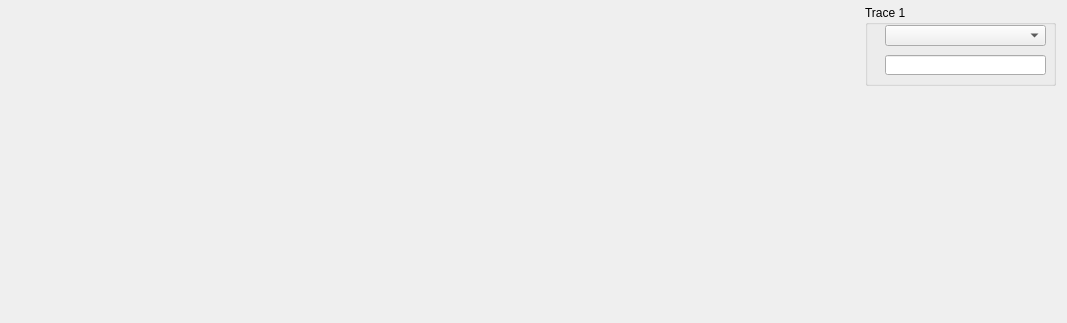
<?xml version="1.0" encoding="UTF-8"?>
<ui version="4.0">
 <class>Form</class>
 <widget class="QWidget" name="Form">
  <property name="geometry">
   <rect>
    <x>0</x>
    <y>0</y>
    <width>1067</width>
    <height>323</height>
   </rect>
  </property>
  <property name="windowTitle">
   <string>Form</string>
  </property>
  <widget class="caCartesianPlot" name="cacartesianplot">
   <property name="geometry">
    <rect>
     <x>5</x>
     <y>5</y>
     <width>851</width>
     <height>311</height>
    </rect>
   </property>
   <property name="TitleX">
    <string notr="true">frequency / Hz</string>
   </property>
   <property name="TitleY">
    <string notr="true">power /dB</string>
   </property>
   <property name="channels_1" stdset="0">
    <string>$(SYS):T1_FREQ;$(SYS):T1_AMP</string>
   </property>
   <property name="Style_1">
    <enum>caCartesianPlot::ThinLines</enum>
   </property>
   <property name="channels_2" stdset="0">
    <string/>
   </property>
   <property name="Style_2">
    <enum>caCartesianPlot::ThinLines</enum>
   </property>
   <property name="channels_3" stdset="0">
    <string/>
   </property>
   <property name="Style_3">
    <enum>caCartesianPlot::ThinLines</enum>
   </property>
   <property name="color_3">
    <color>
     <red>0</red>
     <green>255</green>
     <blue>255</blue>
    </color>
   </property>
   <property name="channels_4" stdset="0">
    <string>$(SYS):M1_FREQ;$(SYS):M1_AMP</string>
   </property>
   <property name="Style_4">
    <enum>caCartesianPlot::Dots</enum>
   </property>
   <property name="symbol_4">
    <enum>caCartesianPlot::Ellipse</enum>
   </property>
   <property name="color_4">
    <color>
     <red>255</red>
     <green>255</green>
     <blue>255</blue>
    </color>
   </property>
   <property name="channels_5" stdset="0">
    <string>$(SYS):M2_FREQ;$(SYS):M2_AMP</string>
   </property>
   <property name="Style_5">
    <enum>caCartesianPlot::NoCurve</enum>
   </property>
   <property name="symbol_5">
    <enum>caCartesianPlot::Triangle</enum>
   </property>
   <property name="color_5">
    <color>
     <red>255</red>
     <green>255</green>
     <blue>255</blue>
    </color>
   </property>
   <property name="channels_6" stdset="0">
    <string>$(SYS):M3_FREQ;$(SYS):M3_AMP</string>
   </property>
   <property name="Style_6">
    <enum>caCartesianPlot::Dots</enum>
   </property>
   <property name="symbol_6">
    <enum>caCartesianPlot::XCross</enum>
   </property>
   <property name="color_6">
    <color>
     <red>255</red>
     <green>255</green>
     <blue>255</blue>
    </color>
   </property>
   <property name="countNumOrChannel" stdset="0">
    <string notr="true"/>
   </property>
   <property name="triggerChannel" stdset="0">
    <string notr="true"/>
   </property>
   <property name="eraseChannel" stdset="0">
    <string notr="true">$(SYS):GUI_CLEAR_</string>
   </property>
   <property name="eraseMode">
    <enum>caCartesianPlot::ifnotzero</enum>
   </property>
   <property name="foreground">
    <color>
     <red>0</red>
     <green>0</green>
     <blue>0</blue>
    </color>
   </property>
   <property name="background">
    <color>
     <red>0</red>
     <green>0</green>
     <blue>0</blue>
    </color>
   </property>
   <property name="scaleColor">
    <color>
     <red>255</red>
     <green>255</green>
     <blue>255</blue>
    </color>
   </property>
   <property name="gridColor">
    <color>
     <red>178</red>
     <green>178</green>
     <blue>178</blue>
    </color>
   </property>
   <property name="XaxisScaling" stdset="0">
    <enum>caCartesianPlot::Auto</enum>
   </property>
   <property name="YaxisScaling" stdset="0">
    <enum>caCartesianPlot::Auto</enum>
   </property>
   <property name="XaxisEnabled">
    <bool>true</bool>
   </property>
   <property name="YaxisEnabled">
    <bool>true</bool>
   </property>
  </widget>
  <widget class="QGroupBox" name="groupBox_3">
   <property name="geometry">
    <rect>
     <x>865</x>
     <y>5</y>
     <width>191</width>
     <height>81</height>
    </rect>
   </property>
   <property name="title">
    <string>Trace 1</string>
   </property>
   <widget class="caMenu" name="camenu">
    <property name="geometry">
     <rect>
      <x>20</x>
      <y>20</y>
      <width>161</width>
      <height>21</height>
     </rect>
    </property>
    <property name="channel" stdset="0">
     <string notr="true">$(SYS):T1_MODE_SP</string>
    </property>
   </widget>
   <widget class="caGraphics" name="cagraphics_2">
    <property name="geometry">
     <rect>
      <x>0</x>
      <y>20</y>
      <width>10</width>
      <height>61</height>
     </rect>
    </property>
    <property name="foreground">
     <color>
      <red>255</red>
      <green>255</green>
      <blue>0</blue>
     </color>
    </property>
    <property name="fillstyle" stdset="0">
     <enum>caGraphics::Filled</enum>
    </property>
    <property name="lineSize">
     <number>1</number>
    </property>
    <property name="visibility">
     <enum>caGraphics::StaticV</enum>
    </property>
    <property name="visibilityCalc">
     <string notr="true"/>
    </property>
    <property name="channel" stdset="0">
     <string notr="true"/>
    </property>
   </widget>
   <widget class="caLineEdit" name="calineedit_2">
    <property name="geometry">
     <rect>
      <x>20</x>
      <y>50</y>
      <width>161</width>
      <height>20</height>
     </rect>
    </property>
    <property name="channel" stdset="0">
     <string notr="true">$(SYS):T1_MODE</string>
    </property>
    <property name="unitsEnabled">
     <bool>false</bool>
    </property>
   </widget>
  </widget>
 </widget>
 <customwidgets>
  <customwidget>
   <class>caMenu</class>
   <extends>QComboBox</extends>
   <header>caMenu</header>
  </customwidget>
  <customwidget>
   <class>caGraphics</class>
   <extends>QWidget</extends>
   <header>caGraphics</header>
  </customwidget>
  <customwidget>
   <class>caLineEdit</class>
   <extends>QLineEdit</extends>
   <header>caLineEdit</header>
  </customwidget>
  <customwidget>
   <class>caCartesianPlot</class>
   <extends>QFrame</extends>
   <header>caCartesianPlot</header>
  </customwidget>
 </customwidgets>
 <resources/>
 <connections/>
</ui>
